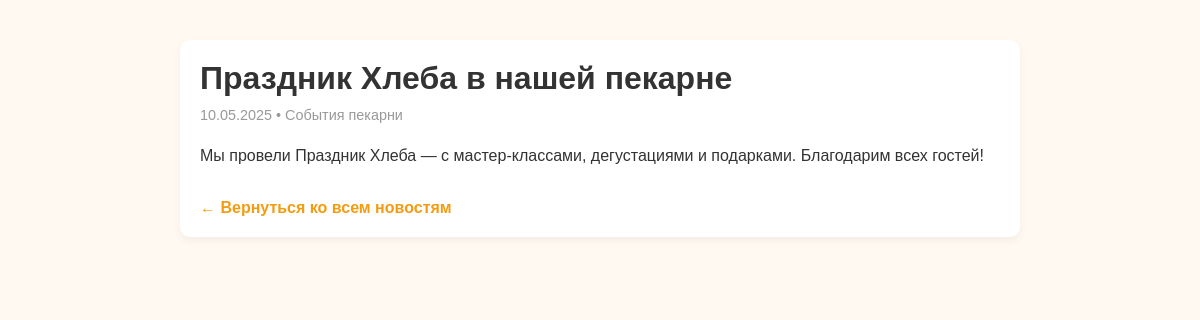
Page /news_detail.php?id=1 on the committed database.
### tables this page shows
CREATE TABLE `news` (
  `id` int(11) NOT NULL,
  `category_id` int(11) NOT NULL,
  `title` varchar(255) NOT NULL,
  `slug` varchar(255) NOT NULL,
  `content` text NOT NULL,
  `image` varchar(255) DEFAULT NULL,
  `published_at` timestamp NOT NULL DEFAULT current_timestamp(),
  `is_active` tinyint(1) DEFAULT 1
);

CREATE TABLE `news_categories` (
  `id` int(11) NOT NULL,
  `name` varchar(255) NOT NULL,
  `slug` varchar(255) NOT NULL,
  `description` text DEFAULT NULL,
  `created_at` timestamp NOT NULL DEFAULT current_timestamp()
);

### news_detail.php (the view, shortened to what this page needs)
<?php
require_once 'connect.php';
$id = isset($_GET['id']) ? (int)$_GET['id'] : 0;
$news = null;
if ($id > 0) {
    $stmt = $connect->prepare("
        SELECT n.*, nc.name AS category_name
        FROM news n
        JOIN news_categories nc ON n.category_id = nc.id
        WHERE n.id = ? AND n.is_active = 1
        LIMIT 1
    ");
    $stmt->bind_param("i", $id);
    $stmt->execute();
    $result = $stmt->get_result();
    $news = $result->fetch_assoc();
}
?>
<!DOCTYPE html>
<html lang="ru">
<head>
</head>
<body>
    <div class="news-detail">
        <h1><?= htmlspecialchars($news['title']) ?></h1>
        <div class="news-meta">
            <?= date('d.m.Y', strtotime($news['published_at'])) ?> • <?= htmlspecialchars($news['category_name']) ?>
        </div>
        <div class="news-content">
            <?= nl2br(htmlspecialchars($news['content'])) ?>
        </div>
        <a href="news.php" class="back-link">← Вернуться ко всем новостям</a>
    </div>
</body>
</html>

### news_detail.php (style rules this page uses)
body { font-family: sans-serif; background-color: #fff9f2; color: #333; margin: 0; padding: 0; }
.news-detail { max-width: 800px; margin: 40px auto; padding: 20px; background: white; border-radius: 10px; box-shadow: 0 4px 10px rgba(0,0,0,0.05); }
.news-detail h1 { margin: 0 0 10px; font-size: 2rem; }
.news-meta { font-size: 0.9rem; color: #999; margin-bottom: 20px; }
.news-content { line-height: 1.6; font-size: 1rem; }
.back-link { display: inline-block; margin-top: 30px; text-decoration: none; color: #f39c12; font-weight: bold; }

### rows in the picture
news: title "Праздник Хлеба в нашей пекарне", published_at "10.05.2025", category.name "События пекарни", content "Мы провели Праздник Хлеба — с мастер-классами, дегустациями и подарками. Благодарим всех гостей!"
